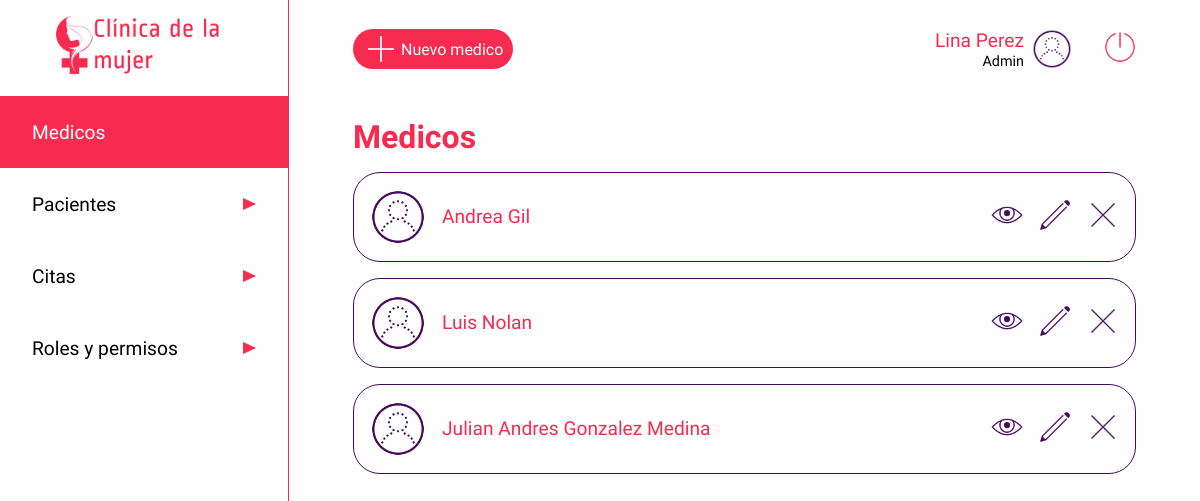
/medico (signed in), run on the app's committed database.
### app.py (models this page shows, shortened)
class users(db.Model):
    __tablename__ = 'users'
    cedula = db.Column(db.Integer, primary_key=True)
    nombre=db.Column(db.String)
    apellido=db.Column(db.String)
    nacimiento=db.Column(db.String)
    eps=db.Column(db.String)
    email=db.Column(db.String, unique=True)
    telefono=db.Column(db.Integer)
    dir=db.Column(db.String)
    ciudad=db.Column(db.String)
    password=db.Column(db.String)
    rol =db.Column(db.String)
    especialidad = db.Column(db.String)
    estado = db.Column(db.Boolean)

### app.py (the view)
@app.route('/medico', methods=['GET'])
def medicouser():
    if 'usuarioIngresado' in session:
        medicos = users.query.filter_by(rol='medico')
        usuario = users.query.filter_by(cedula=int(session['usuarioIngresado'])).first()
        return render('medicos.html', listamedicos = medicos, row=usuario)
    else:
        return render('acceso-denegado.html')

### templates/medicos.html (shortened to what this page needs)
<!DOCTYPE html>
<html lang="es">
<head>
    <link rel="stylesheet" type="text/css" href="{{ url_for('static', filename='css/stylelist.css')}}">
</head>
<body>
    <header class="header">
        <a href="/dashboard" type="button" class="btn"><img src="{{ url_for('static', filename='images/iconoclinica.png')}}" class="logo" alt="Clinica de la mujer"></a>
        <nav>
            <ul class="menu">
                <li class="menuitems"><a href="/medico" class="menuselect"><span>Medicos</span><img src="{{ url_for('static', filename='images/triangulo.png')}}" class="flecha" alt=""></a></li>
                <li class="menuitems"><a href="/paciente" class="menulink"><span>Pacientes</span><img src="{{ url_for('static', filename='images/triangulo.png')}}" class="flecha" alt=""></a></li>
                <li class="menuitems"><a href="/listado-citas" class="menulink"><span>Citas</span><img src="{{ url_for('static', filename='images/triangulo.png')}}" class="flecha" alt=""></a></li>
                <li class="menuitems"><a href="/roles" class="menulink"><span>Roles y permisos</span><img src="{{ url_for('static', filename='images/triangulo.png')}}" class="flecha" alt=""></a></li>
            </ul>
        </nav>
    </header>
    <main class="main">
        <div class="searchuser2">
            <a href="/medico/new" class="newuser"><img src="{{ url_for('static', filename='images/plus_math_100px.png')}}"  class="profile" alt=""><span>Nuevo medico</span></a>
            <div class="perfil">
                <div>
                    <span class="nameuser">{{row.nombre}} {{row.apellido}}</span><br>
                    <span class="roluser">Admin</span>
                </div>
                <img src="{{ url_for('static', filename='images/test_account_100px.png')}}"  class="profile" alt="">
                <a href="/logout" type="button" class="btn"><img src="{{ url_for('static', filename='images/off.png')}}" class="logout" alt="Cerrar sesion"></a>
            </div>
        </div>
        <div class="cuerpo">
            <h1 class="titulo"><span style="color:#F72B50">Medicos</span></h1>
            <div>
                <ul id=tabla>
                    {% for data in listamedicos %}
                        {% if data.estado == 1 %}
                        <div class="contenedor_user" id=datos>
                            <div class="nom_img">
                                <img src="{{ url_for('static', filename='images/test_account_100px.png')}}" class="imgp" alt="">
                                <span class="nombre_user">{{data.nombre}} {{data.apellido}}</span>
                            </div>
                            <div class="contenedortbtn">
                                <a href="medico/{{data.cedula}}" ><img src="{{ url_for('static', filename='images/eye_100px.png')}}" class="btned" alt=""></a>
                                <a href="medico/{{data.cedula}}/editar"><img src="{{ url_for('static', filename='images/edit_100px.png')}}" class="btned" alt=""></a>
                                <a href="medico/{{data.cedula}}/eliminar"><img src="{{ url_for('static', filename='images/delete_100px.png')}}" class="btned" alt=""></a>
                            </div>
                        </div>
                        {% endif %}
                    {% endfor %}
                </ul>
            </div>
    </main>
</body>
</html>

### static/css/stylelist.css (style rules this page uses)
* { padding: 0; margin: 0; }
.btned { width: 2rem; }
body { display: flex; }
.cuerpo { margin-top: 3rem; width: 100%; }
.contenedor_user { padding: 1rem; display: flex; justify-content: space-between; border: 0.1rem solid #450B5A; border-radius: 1.6875rem; align-items: center; margin-bottom: 1rem; }
.contenedortbtn { display: flex; justify-content: space-between; width: 8rem; }
.flecha { width: 0.8rem; height: 0.8rem; }
.perfil { display: inline-flex; align-items: center; text-align: right; margin-left: 2rem; justify-content: flex-end; }
.header { margin:0; display: inline-block; width: 18rem; height: 100vh; border-color: #F72B50; justify-content: center; }
.imgp { width: 3.5rem; }
.logo { display: block; height: 4rem; margin: auto; padding: 1rem; }
.logout { height: 2rem; margin-left: 2rem; }
.main { width: calc(100% - 18rem); padding: 1.8rem 4rem; border-left: 0.1rem solid #F72B50; }
.menu { font-family: 'Average Sans', sans-serif; list-style: none; color: black; }
.menulink { display: inline-flex; font-size: 1.2rem; width: 14rem; height: 1.5rem; padding: 1.5rem 2rem; text-decoration: none; color: black; background-color: white; justify-content: space-between; align-items: center; margin: 0; }
.menuselect { display: inline-flex; font-size: 1.2rem; width: 14rem; height: 1.5rem; padding: 1.5rem 2rem; text-decoration: none; color: black; background-color: #F72B50; color: white; justify-content: space-between; align-items: center; margin: 0; }
.nombre_user { font-family: 'Average Sans', sans-serif; font-size: 1.2rem; color: #F72B50; margin-left: 1rem; }
.nom_img { display: flex; align-items: center; }
.nameuser { font-family: 'Ropa Sans', sans-serif; font-size: 1.2rem; color: #F72B50; }
.newuser { display: flex; width: 10rem; background: #F72B50; color: white; font-size: 1rem; font-family: 'Average Sans', sans-serif; border-radius: 1.6875rem; align-items: center; text-decoration: none; margin-right: 2rem; }
.roluser { font-family: 'Ropa Sans', sans-serif; font-size: 0.9rem; }
.profile { height: 2.5rem; margin-left: 0.5rem; }
.searchuser2 { display: flex; align-items: center; justify-content: space-between; width: 100%; }
.titulo { font-size: 2rem; font-family: 'Ropa Sans', sans-serif; margin-bottom: 1rem; }

### data on the page
users: nombre "Lina", apellido "Perez"
users: estado True (drawn), nombre "Andrea", apellido "Gil"
users: estado True (drawn), nombre "Luis", apellido "Nolan"
users: estado True (drawn), nombre "Julian Andres", apellido "Gonzalez Medina"
